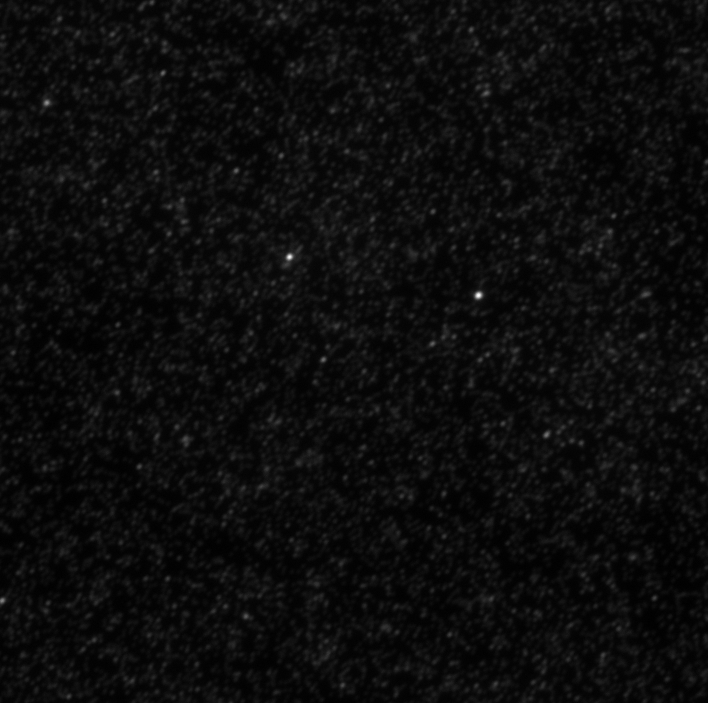
%> input picture matPIV/test scripts/t001xy1c1.tif, 708 x 703 px
$ octave testpiv_rec.m   (GNU Octave 9; MATLAB toolbox functions it lacks are replaced by stand-ins)
%> lines starting %> are read from the running program, lines starting %| are printed output that depends on the picture
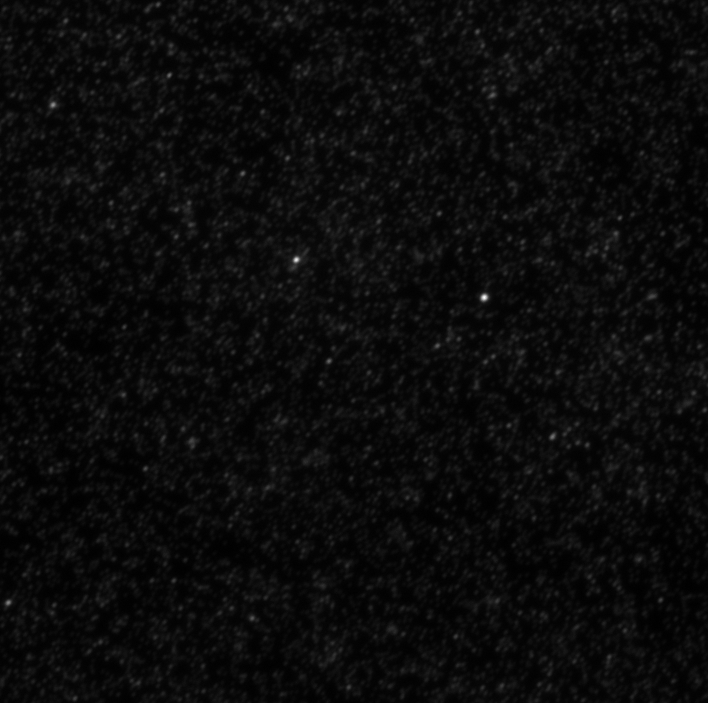
%> input picture matPIV/test scripts/t124xy1c1.tif, 708 x 703 px
### matPIV/test scripts/bpass.m
function res = bpass(image_array,lnoise,lobject)
%> called with lnoise = 1, lobject = 11
%
% ; NAME:
% ;               bpass
% ; PURPOSE:
% ;               Implements a real-space bandpass filter that suppresses
% ;               pixel noise and long-wavelength image variations while
% ;               retaining information of a characteristic size.
% ;
% ; CATEGORY:
% ;               Image Processing
% ; CALLING SEQUENCE:
% ;               res = bpass( image_array, lnoise, lobject )
% ; INPUTS:
% ;               image:  The two-dimensional array to be filtered.
% ;               lnoise: Characteristic lengthscale of noise in pixels.
% ;                       Additive noise averaged over this length should
% ;                       vanish. May assume any positive floating value.
% ;               lobject: Integer length in pixels somewhat larger than
% ;                        a typical object.
% ; OUTPUTS:
% ;               res:    filtered image.
% ; PROCEDURE:
% ;               simple convolution yields spatial bandpass filtering.
% ; NOTES:
% ; MODIFICATION HISTORY:
% ;               Written by David G. Grier, The University of Chicago, 2/93.
% ;               Greatly revised version DGG 5/95.
% ;               Added /field keyword JCC 12/95.
% ;               Memory optimizations and fixed normalization, DGG 8/99.
%                 Converted to Matlab by D.Blair 4/2004-ish
%                 Fixed some bugs with conv2 to make sure the edges are
%                 removed D.B. 6/05
%                 Removed inadvertent image shift ERD 6/05
%                 Added threshold to output.  Now sets all pixels with
%                 negative values equal to zero.  Gets rid of ringing which
%                 was destroying sub-pixel accuracy, unless window size in
%                 cntrd was picked perfectly.  Now centrd gets sub-pixel
%                 accuracy much more robustly ERD 8/24/05

%                 Refactored for clarity and converted all convolutions to
%                 use column vector kernels for speed.  Running on my
%                 macbook, the old version took ~1.3 seconds to do
%                 bpass(image_array,1,19) on a 1024 x 1024 image; this
%                 version takes roughly half that.
%                 JWM 6/07

% ;
% ;       This code 'bpass.pro' is copyright 1997, John C. Crocker and
% ;       David G. Grier.  It should be considered 'freeware'- and may be
% ;       distributed freely in its original form when properly attributed.
%
%

% Perform a bandpass by convolving with an appropriate kernel.  You can
% think of this as a two part process.  First, a lowpassed image is
% produced by convolving the original with a gaussian.  Next, a second
% lowpassed image is produced by convolving the original with a boxcar
% function. By subtracting the boxcar version from the gaussian version, we
% are using the boxcar version to perform a highpass.
%
% original - lowpassed version of original => highpassed version of the
% original
%
% Performing a lowpass and a highpass results in a bandpassed image.

  normalize = @(x) x/sum(x);

  image_array = double(image_array);
  r = -round(lobject):round(lobject);
  gaussian_kernel = normalize(exp(-(r/(2*lnoise)).^2))';
  boxcar_kernel = ones(length(r),1)/length(r);

% JWM: Do a 2D convolution with the kernels in two steps each.  It is possible
% to do the convolution in only one step per kernel with
%
  % gconv = conv2(gaussian_kernel',gaussian_kernel,image_array,'same');
  % bconv = conv2(boxcar_kernel', boxcar_kernel,image_array,'same');
%
% but for some reason, this is slow.  The whole operation could be reduced
% to a single step using the associative and distributive properties of
% convolution:
%
  % filtered = conv2(image_array,gaussian_kernel'*gaussian_kernel - boxcar_kernel'*boxcar_kernel,'same');
%
% But this is also comparatively slow (though inexplicably faster than the
% above).  It turns out that convolving with a column vector is faster than
% convolving with a row vector, so instead of transposing the kernel, the
% image is transposed twice.

  gconv = conv2(image_array',gaussian_kernel,'same');
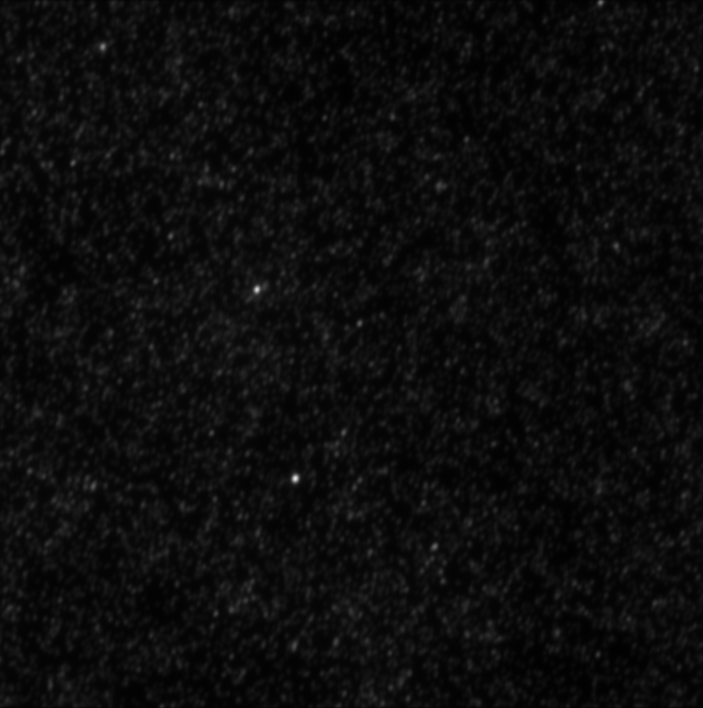
%> gconv: size 708x703 double; min 0.00372, max 0.89, mean 0.0504
  gconv = conv2(gconv',gaussian_kernel,'same');
%> gconv: size 703x708 double

  bconv = conv2(image_array',boxcar_kernel,'same');
  bconv = conv2(bconv',boxcar_kernel,'same');
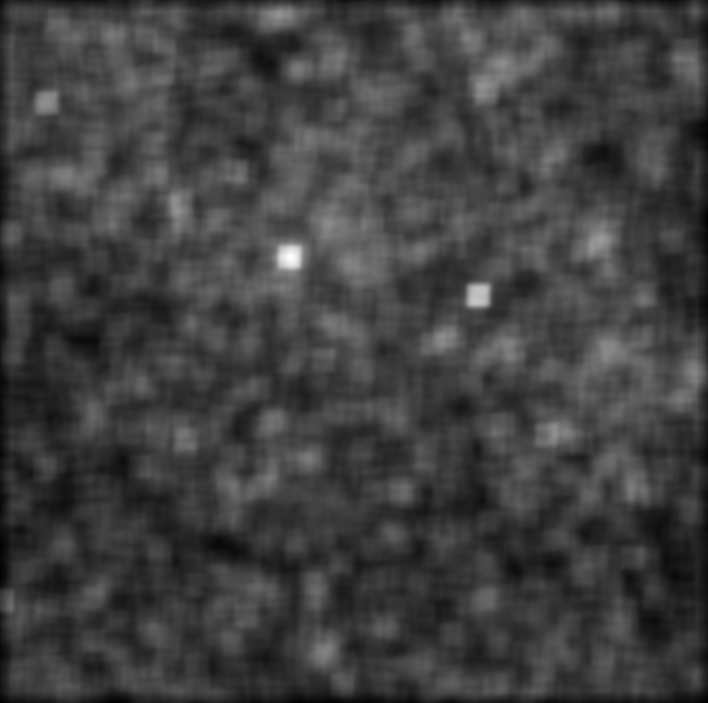
%> bconv: size 703x708 double; min 0.011, max 0.165, mean 0.0496; drawn with min black and max white

  filtered = gconv - bconv;

% JWM: The values on the borders of the result were convolved with 0s, so there
% will be fall off at the edges.  The old code set the affected pixels to
% zero, which seems unnecessary to me.  To reproduce the old results,
% uncomment the following 4 lines.
% ERD:  We zero them to signal that they're useless.

  filtered(1:(round(lobject)),:) = 0;
%> filtered: size 703x708 double; min -0.0782, max 0.662, mean 0.000448
%> (the rest of the program and of its run is left out)
